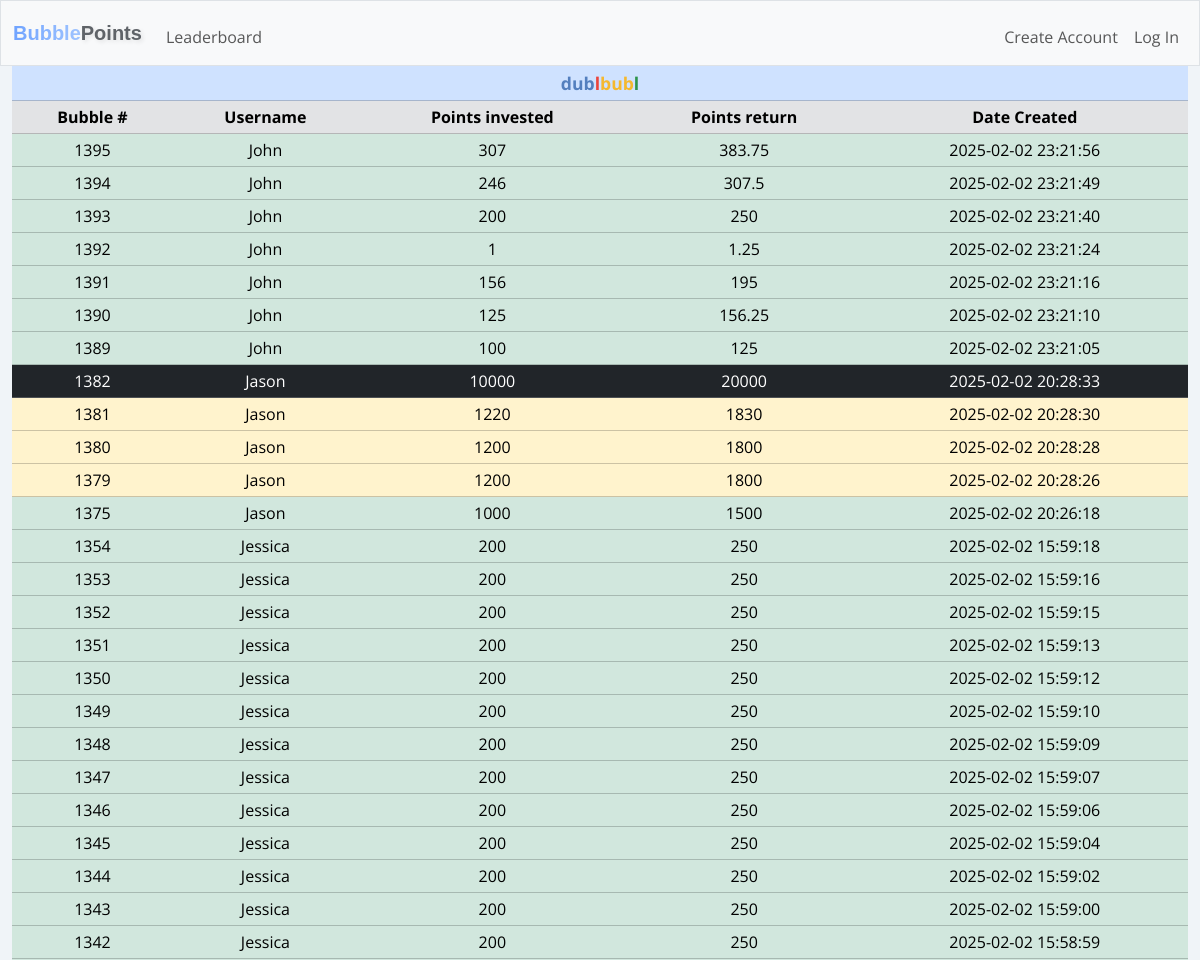
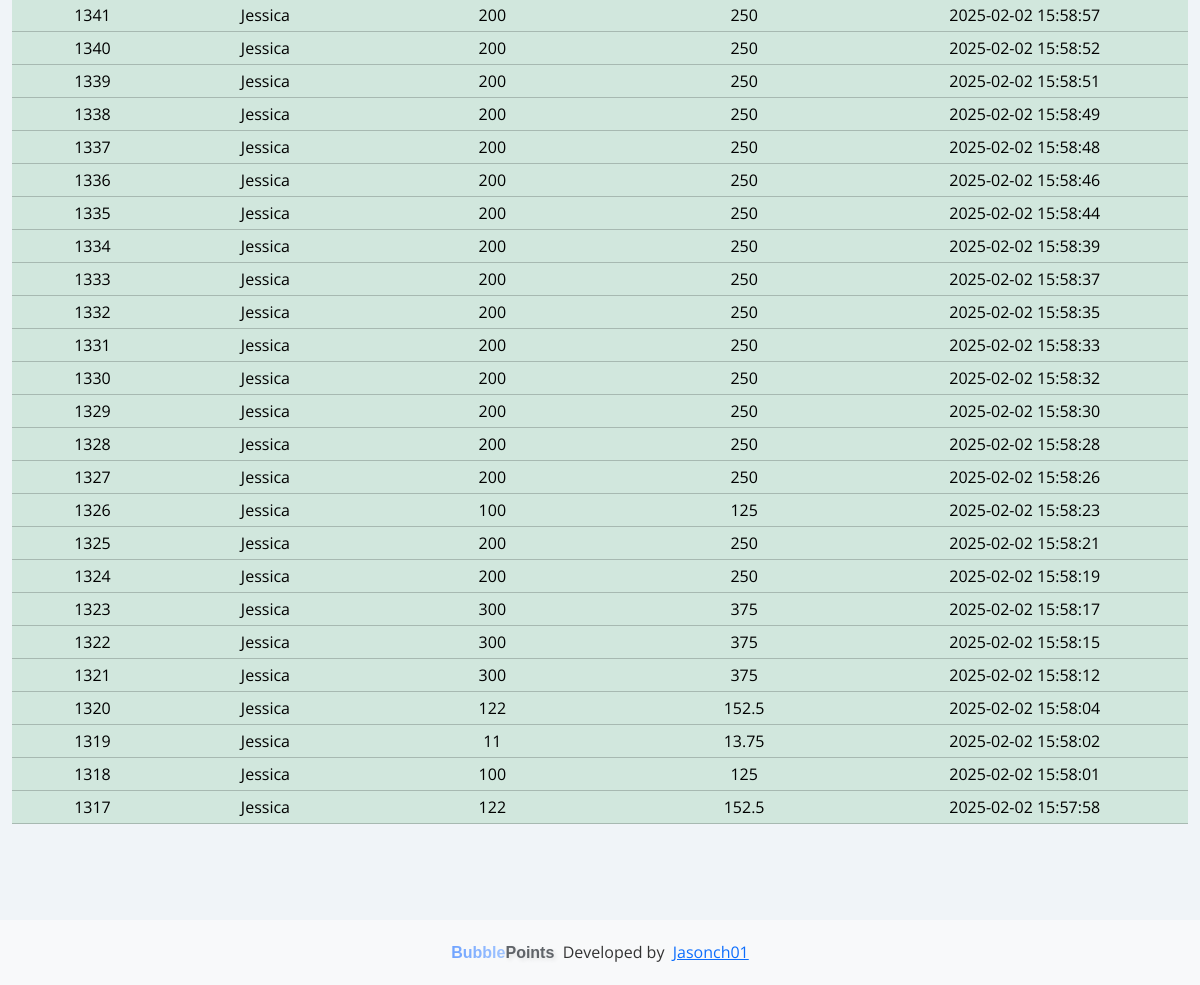
Before: /history with the older database file (2 pictures, top to bottom).
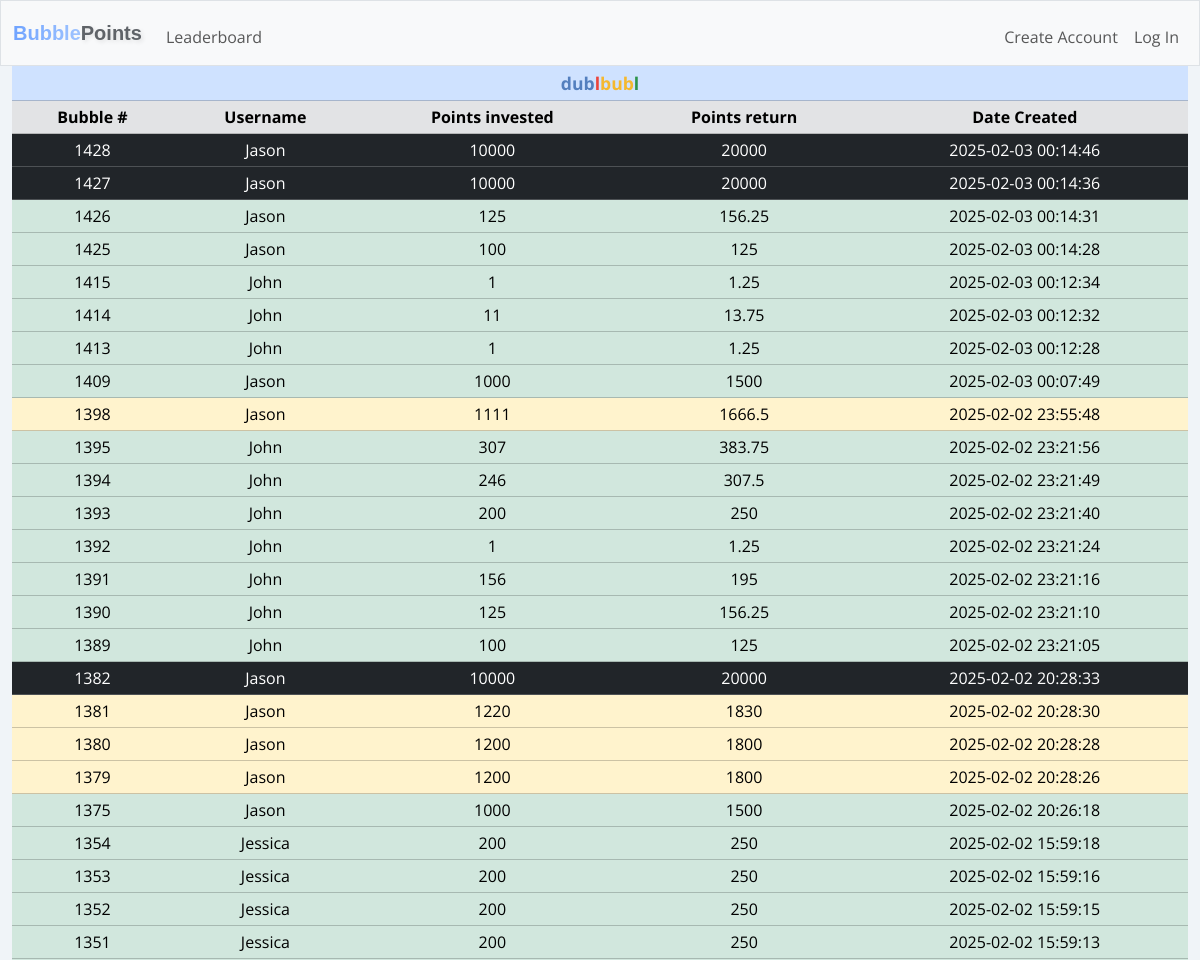
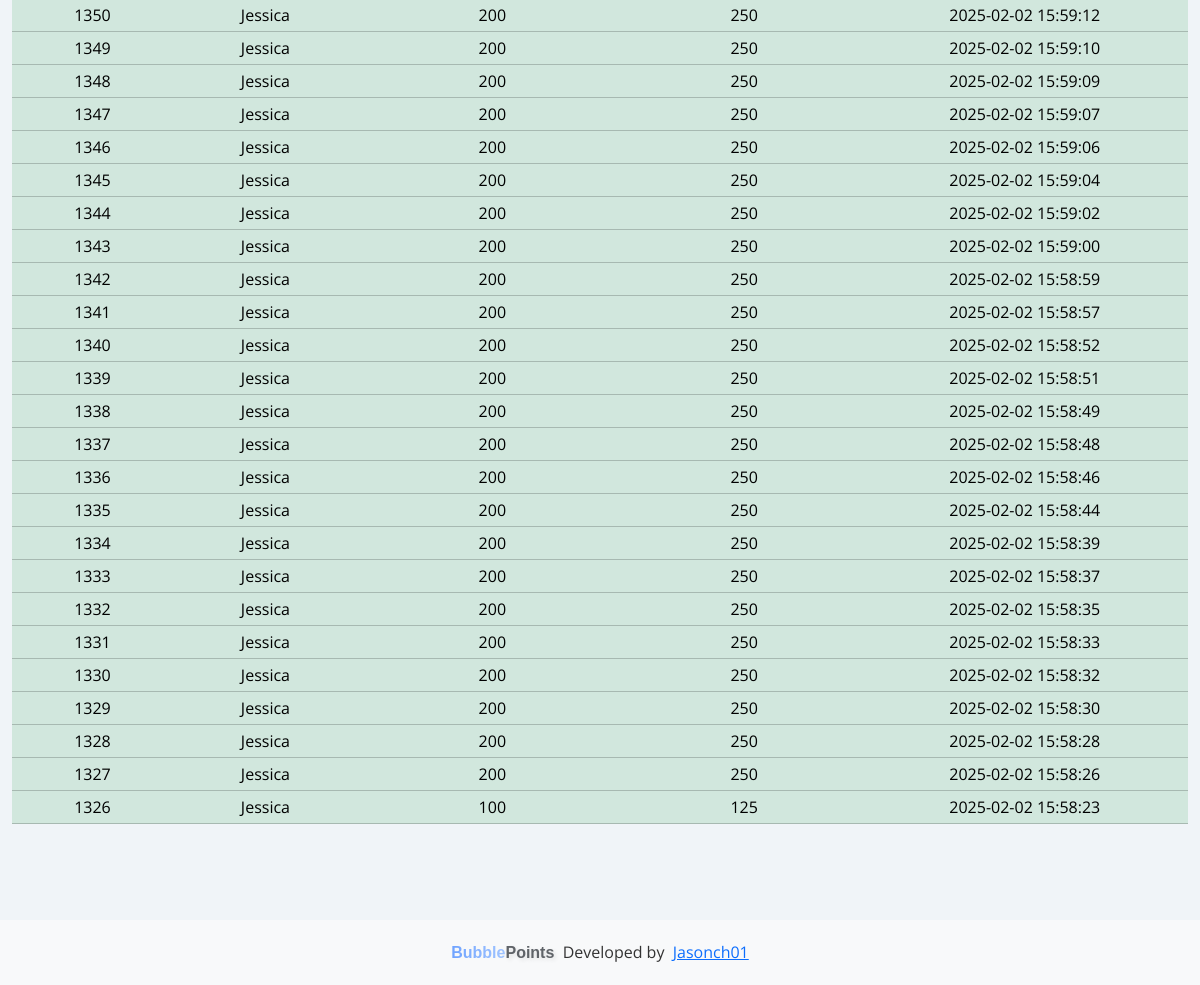
After: the same page with the newer database file (2 pictures, top to bottom).
### tables this page shows
CREATE TABLE dublbubl_history (
        history_id INTEGER PRIMARY KEY AUTOINCREMENT NOT NULL,
        user_id INTEGER NOT NULL,
        username TEXT NOT NULL,       
        row_id INTEGER NOT NULL,
        creator_id INTEGER NOT NULL,
        creator_username TEXT NOT NULL,
        points_in INTEGER NOT NULL,
        points_out INTEGER NOT NULL,
        date_created TEXT NOT NULL,
        date_archived TEXT NOT NULL
    );

### app.py (the view)
@app.route("/history", methods=["GET", "POST"])
def history():
    dublbubl_history = cur.execute("SELECT row_id, creator_username, points_in, points_out, date_created FROM dublbubl_history users ORDER BY row_id DESC LIMIT 50").fetchall()
    if request.method == "POST":
        return redirect("/")
    else:
        return render_template("history.html", dublbubl_history=dublbubl_history)

### app.py (called while the page is built)
@app.after_request
def after_request(response):
    response.headers["Cache-Control"] = "no-cache, no-store, must-revalidate"
    response.headers["Expires"] = 0
    response.headers["Pragma"] = "no-cache"
    return response

### templates/history.html
{% extends "layout.html" %}
{% block main %}
<table class="table table-success table-sm text-center history">
  <thead class="table-primary">
    <tr class="table-primary">
      <th class="table-primary" colspan="5"><div class="table-header"><span class="blue">dub</span><span class="red">l</span><span class="yellow">bub</span><span class="green">l</span></div></th>
    </tr>
  </thead>
  <thead>
    <tr class="table-secondary">
      <th>Bubble #</th>
      <th>Username</th>
      <th>Points invested</th>
      <th>Points return</th>
      <th>Date Created</th>
    </tr>
  </thead>
  <tbody id="dublbubl">
    {% for row in dublbubl_history %}
    <tr class="
    {% if row[2] == 10000 %}
      table-dark
    {% elif row[2] > 5000 %}
      table-danger
    {% elif row[2] > 1000 %}
      table-warning
    {% else %}
      table-success
    {% endif %}
    ">
      <td>{{ row[0] }}</td>
      <td>{{ row[1] }}</td>
      <td>{{ row[2] }}</td>
      <td>{{ row[3] }}</td>
      <td>{{ row[4] }}</td>
    </tr>
    {% endfor %}
  </tbody>
</table>
{% endblock %}

Changed rows visible on the page:
no longer on this page (row unchanged): dublbubl_history: row "1325", creator_username "Jessica", points_in "200", points_out "250", date_created "2025-02-02 15:58:21"
no longer on this page (row unchanged): dublbubl_history: row "1324", creator_username "Jessica", points_in "200", points_out "250", date_created "2025-02-02 15:58:19"
no longer on this page (row unchanged): dublbubl_history: row "1323", creator_username "Jessica", points_in "300", points_out "375", date_created "2025-02-02 15:58:17"
no longer on this page (row unchanged): dublbubl_history: row "1322", creator_username "Jessica", points_in "300", points_out "375", date_created "2025-02-02 15:58:15"
no longer on this page (row unchanged): dublbubl_history: row "1321", creator_username "Jessica", points_in "300", points_out "375", date_created "2025-02-02 15:58:12"
no longer on this page (row unchanged): dublbubl_history: row "1320", creator_username "Jessica", points_in "122", points_out "152.5", date_created "2025-02-02 15:58:04"
no longer on this page (row unchanged): dublbubl_history: row "1319", creator_username "Jessica", points_in "11", points_out "13.75", date_created "2025-02-02 15:58:02"
no longer on this page (row unchanged): dublbubl_history: row "1318", creator_username "Jessica", points_in "100", points_out "125", date_created "2025-02-02 15:58:01"
no longer on this page (row unchanged): dublbubl_history: row "1317", creator_username "Jessica", points_in "122", points_out "152.5", date_created "2025-02-02 15:57:58"
added dublbubl_history: row "1428", creator_username "Jason", points_in "10000", points_out "20000", date_created "2025-02-03 00:14:46"
added dublbubl_history: row "1427", creator_username "Jason", points_in "10000", points_out "20000", date_created "2025-02-03 00:14:36"
added dublbubl_history: row "1426", creator_username "Jason", points_in "125", points_out "156.25", date_created "2025-02-03 00:14:31"
added dublbubl_history: row "1425", creator_username "Jason", points_in "100", points_out "125", date_created "2025-02-03 00:14:28"
added dublbubl_history: row "1415", creator_username "John", points_in "1", points_out "1.25", date_created "2025-02-03 00:12:34"
added dublbubl_history: row "1414", creator_username "John", points_in "11", points_out "13.75", date_created "2025-02-03 00:12:32"
added dublbubl_history: row "1413", creator_username "John", points_in "1", points_out "1.25", date_created "2025-02-03 00:12:28"
added dublbubl_history: row "1409", creator_username "Jason", points_in "1000", points_out "1500", date_created "2025-02-03 00:07:49"
added dublbubl_history: row "1398", creator_username "Jason", points_in "1111", points_out "1666.5", date_created "2025-02-02 23:55:48"
